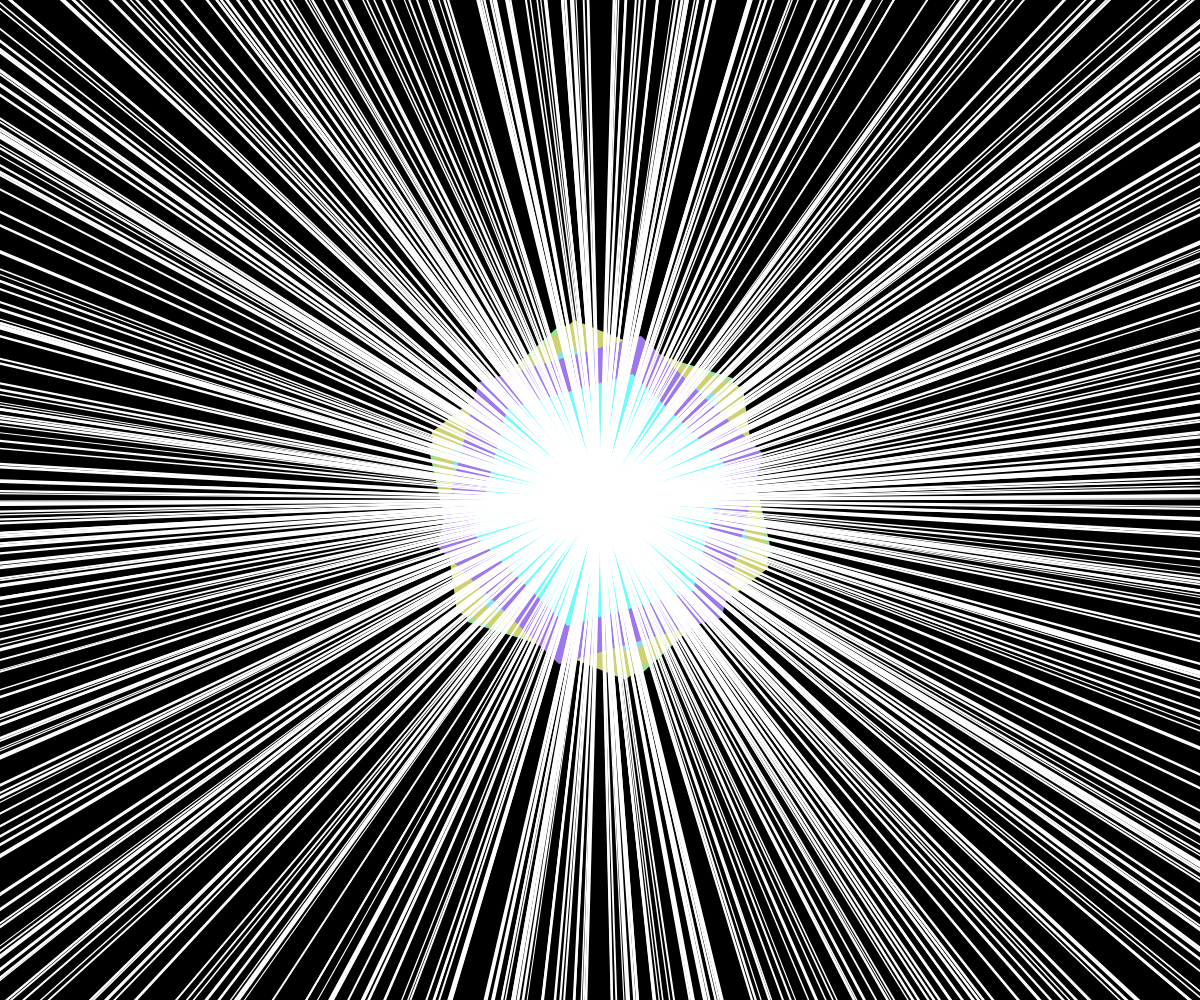
Frame 1 (no input)
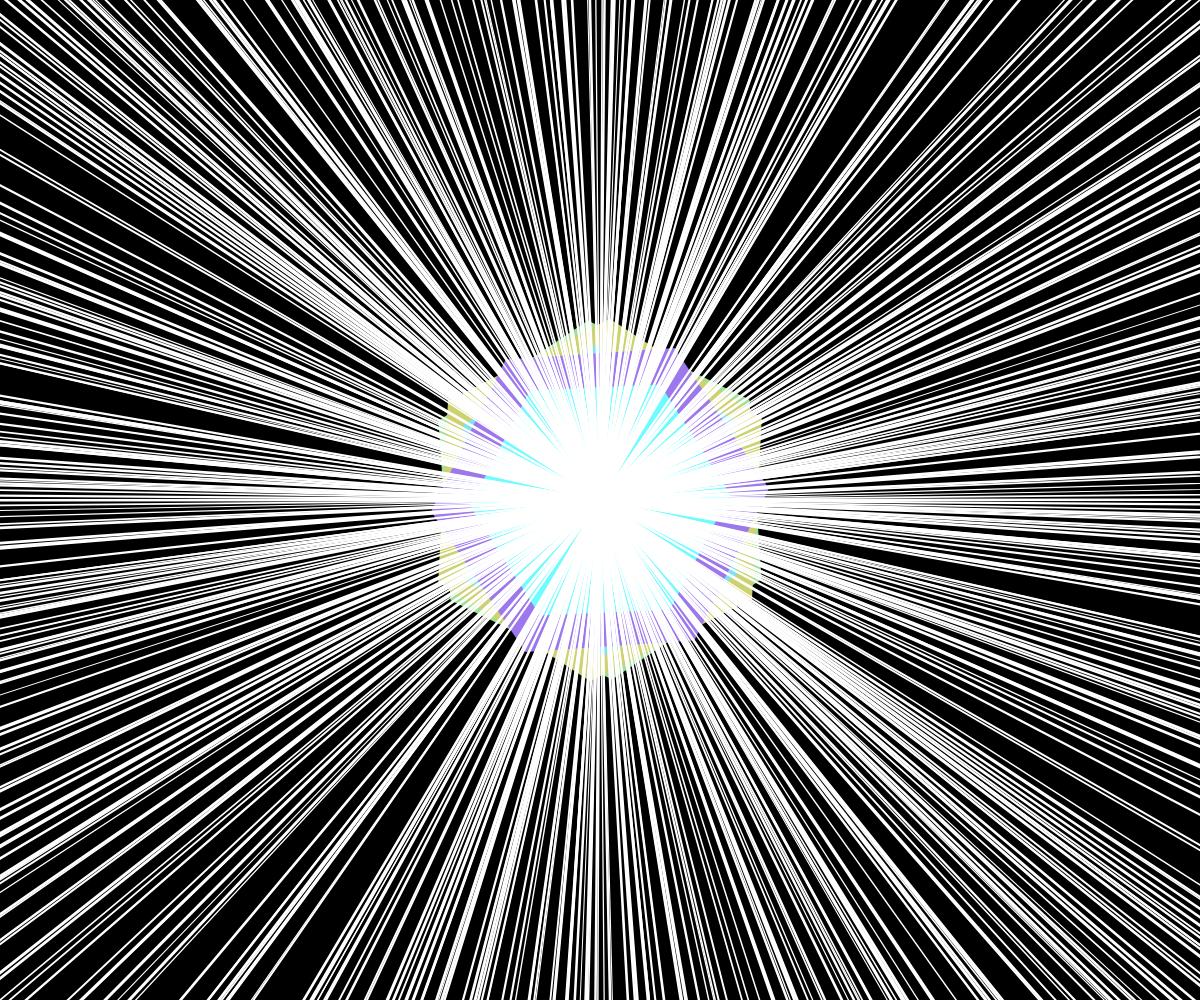
Frame 60 (no input)
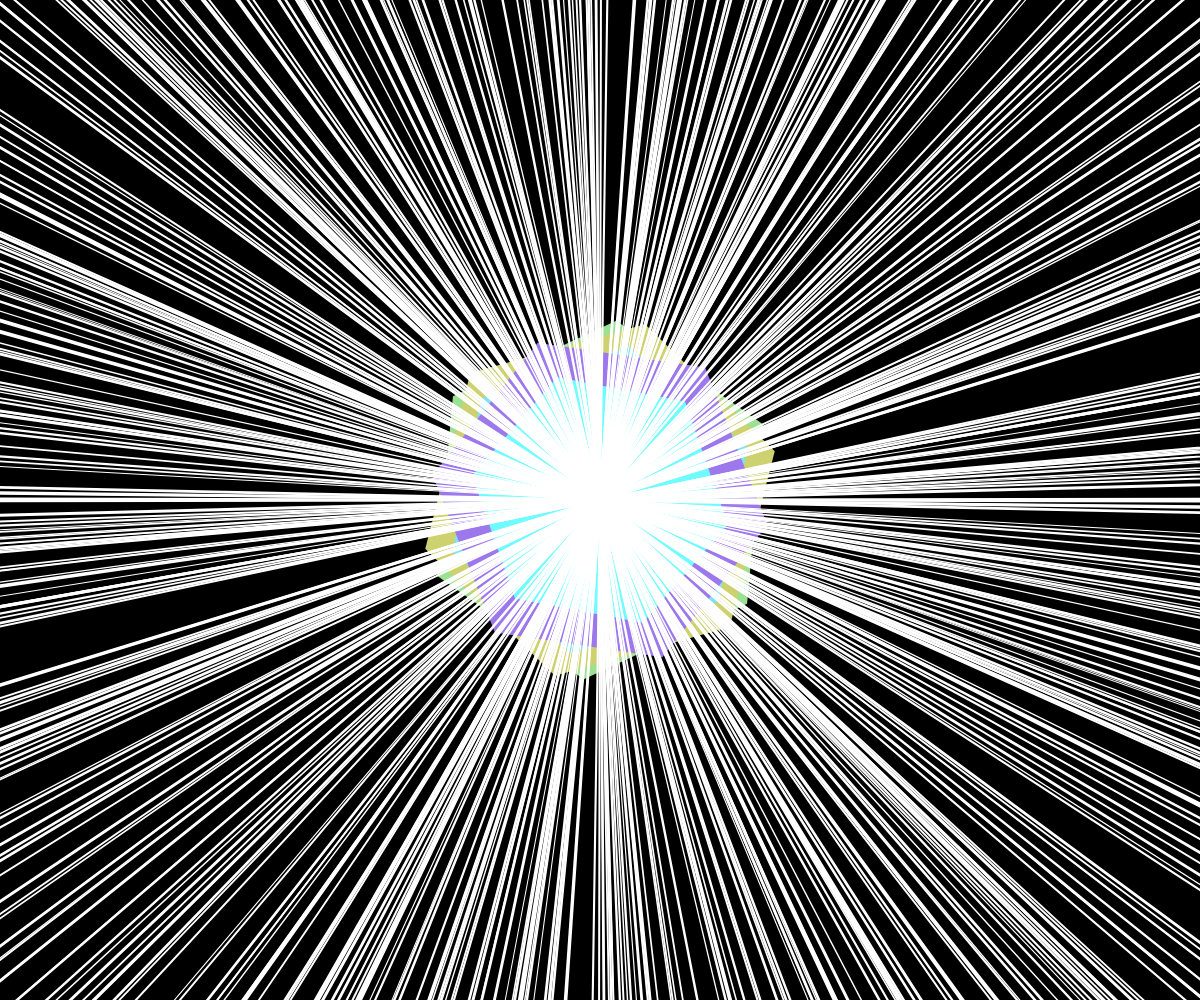
Frame 120 (the mouse pressed at the canvas centre since frame 60)

The p5.js sketch that drew these frames (run headless with seeded random() and noise() and a simulated clock; from frame 60 on, the mouse is pressed at the canvas centre):

// p5.js sketch
// ── sketch.js
let bands = [];
let stripes = [];

function setup() {
  createCanvas(windowWidth, windowHeight);
  colorMode(RGB);

  // Initialize geometric bands
  for (let i = 0; i < 8; i++) {
    bands.push({
      angle: random(TWO_PI),
      speed: random(0.002, 0.005),
      size: random(0.3, 0.7),
      color: color(random(100, 255), random(100, 255), random(100, 255))
    });
  }

  // Initialize fine linear stripes
  for (let i = 0; i < 300; i++) {
    stripes.push({
      angle: random(TWO_PI),
      speed: random(0.001, 0.003),
      width: random(1, 3)
    });
  }
}

function draw() {
  background(0);

  // Draw bands
  for (let i = 0; i < bands.length; i++) {
    let band = bands[i];
    band.angle += band.speed;

    push();
    translate(width / 2, height / 2);
    rotate(band.angle);
    scale(band.size);

    fill(band.color);
    noStroke();

    // Draw a large polygon for each band
    beginShape();
    let sides = 6;
    for (let j = 0; j < sides; j++) {
      let angle = map(j, 0, sides, 0, TWO_PI);
      let x = cos(angle) * 300;
      let y = sin(angle) * 300;
      vertex(x, y);
    }
    endShape(CLOSE);

    pop();
  }

  // Draw stripes
  for (let i = 0; i < stripes.length; i++) {
    let stripe = stripes[i];
    stripe.angle += stripe.speed;

    push();
    translate(width / 2, height / 2);
    rotate(stripe.angle);

    stroke(255);
    strokeWeight(stripe.width);

    // Draw a long line across the canvas
    line(-width * 1.5, 0, width * 1.5, 0);
    pop();
  }
}

function windowResized() {
  resizeCanvas(windowWidth, windowHeight);
}
